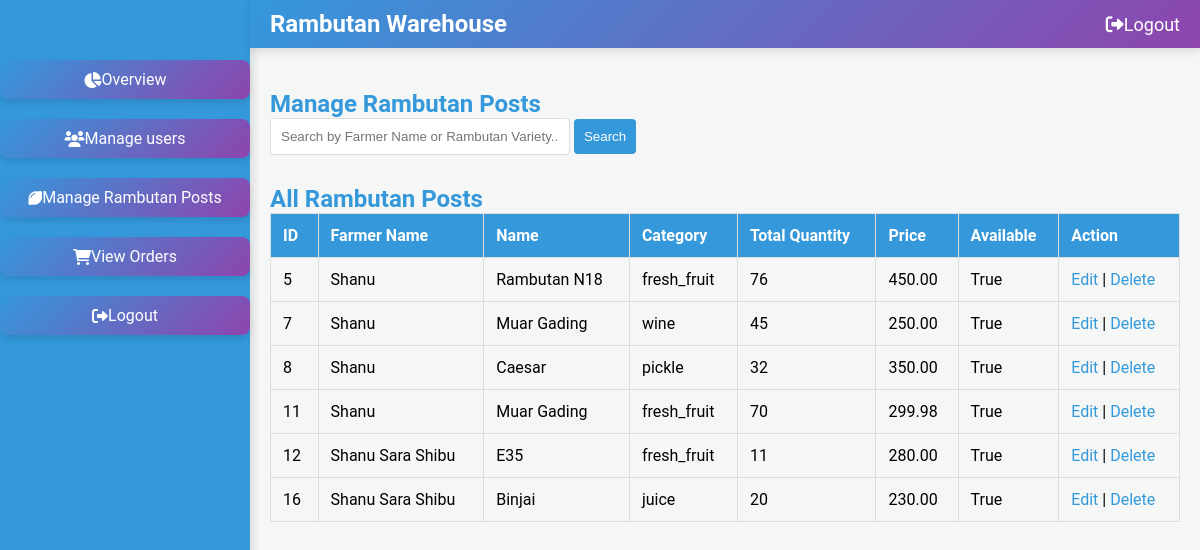
/rambutan/, run on an earlier commit of the app's database.
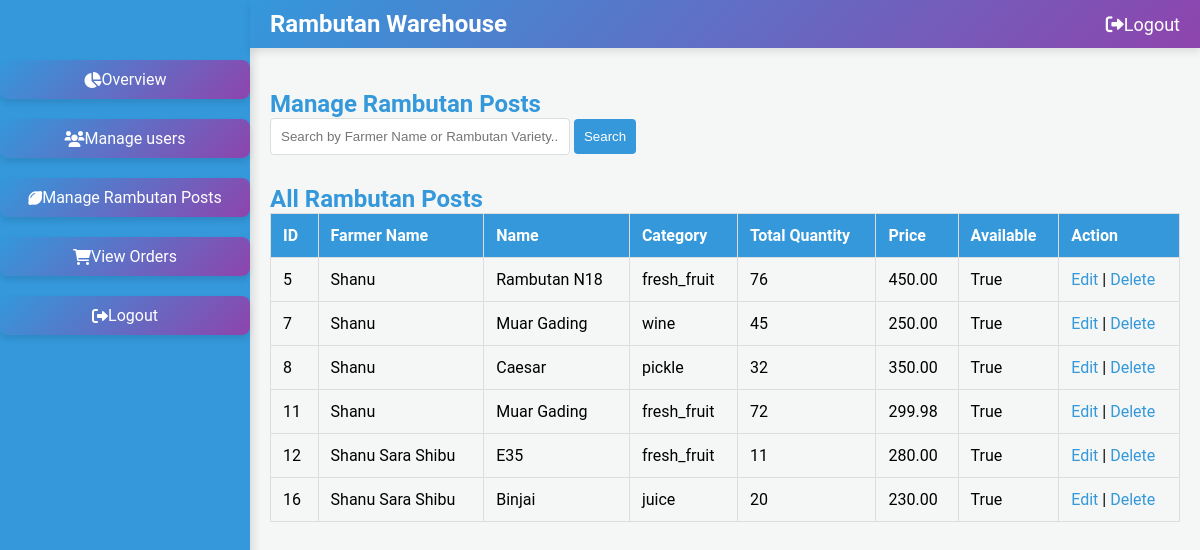
And on a later commit of the database.
### warehouse/models.py (models this page shows, shortened)
class RambutanPost(models.Model):
    farmer = models.ForeignKey('FarmerDetails', on_delete=models.CASCADE, related_name='rambutan_posts')
    PRODUCT_CHOICES = sorted([
        ('Binjai', 'Binjai'),
        ('Caesar', 'Caesar'),
        ('E35', 'E35'),
        ('Hg Deli Baling', 'Hg Deli Baling'),
        ('Jarum Emas', 'Jarum Emas'),
        ('Maharlika', 'Maharlika'),
        ('Malwana', 'Malwana'),
        ('Muar Gading', 'Muar Gading'),
        ('Rambutan N18', 'Rambutan N18'),
        ('Rongrien', 'Rongrien'),
        ('School Boy', 'School Boy'),
        ('other', 'Other')  # 'Other' option placed last
    ], key=lambda x: (x[0] != 'other', x[0]))  # Ensures 'Other' is last
    product = models.CharField(max_length=255, choices=PRODUCT_CHOICES)
    CATEGORY_CHOICES = [
        ('fresh_fruit', 'Fresh Fruit'),
        ('juice', 'Juice'),
        ('pickle', 'Pickle'),
        ('wine', 'Wine'),
    ]
    category = models.CharField(max_length=20, choices=CATEGORY_CHOICES)
    quantity_type = models.CharField(max_length=10, choices=[('kg', 'Kilograms'), ('L', 'Litres')])
    quantity = models.PositiveIntegerField(default=1)
    quantity_left = models.PositiveIntegerField(default=0)
    price = models.DecimalField(max_digits=10, decimal_places=2)
    image = models.ImageField(upload_to='rambutan_images/')
    description = models.TextField()
    created_at = models.DateTimeField(auto_now_add=True)
    is_available = models.BooleanField(default=True)

class FarmerDetails(models.Model):
    MOBILE_NUMBER_PATTERN = '^[6-9]\d{9}$'
    AADHAR_NUMBER_PATTERN = '^\d{12}$'
    ACCOUNT_NUMBER_PATTERN = '^\d{9,18}$'
    IFSC_CODE_PATTERN = '^[A-Z]{4}0[A-Z0-9]{6}$'
    user = models.OneToOneField(Registeruser, on_delete=models.CASCADE, related_name='farmerdetails')
    address = models.TextField()
    mobile_number = models.CharField(max_length=10)
    location = models.CharField(max_length=255)
    aadhar_number = models.CharField(max_length=12)
    bank_name = models.CharField(max_length=255)
    account_number = models.CharField(max_length=18)
    ifsc_code = models.CharField(max_length=11)

class Registeruser(AbstractUser):
    username = models.EmailField(unique=True)
    name = models.CharField(max_length=50,default='noname')
    contact = models.CharField(max_length=250, blank=True)
    address = models.CharField(max_length=250, blank=True)
    place = models.CharField(max_length=100, blank=True)
    role = models.CharField(max_length=10, choices=ROLE_CHOICES)
    is_active = models.BooleanField(default=True)
    groups = models.ManyToManyField(
        Group,
        related_name='registeruser_set',  # Custom related_name
        blank=True,
        help_text='The groups this user belongs to. A user will get all permissions granted to each of their groups.'
    )
    user_permissions = models.ManyToManyField(
        Permission,
        related_name='registeruser_set',  # Custom related_name
        blank=True,
        help_text='Specific permissions for this user.'
    )

### warehouse/views.py (the view)
# urls.py: path('rambutan/', views.manage_rambutan_posts, name='manage_rambutan_posts'),
def manage_rambutan_posts(request):
    query = request.GET.get('search', '')
    if query:
        rambutan_posts = RambutanPost.objects.filter(
            Q(farmer__user__name__icontains=query) | Q(tree_variety__name__icontains=query)
        )
    else:
        rambutan_posts = RambutanPost.objects.all()
    context = {
        'rambutan_posts': rambutan_posts
    }
    return render(request, 'manage_rambutan_posts.html', context)

### warehouse/templates/manage_rambutan_posts.html (shortened to what this page needs)
{% load static %}
<!DOCTYPE html>
<html lang="en">
<head>
    <link rel="stylesheet" href="https://cdnjs.cloudflare.com/ajax/libs/font-awesome/6.0.0-beta3/css/all.min.css">
    <link href="https://cdn.jsdelivr.net/npm/sweetalert2@11/dist/sweetalert2.min.css" rel="stylesheet">
    <link rel="stylesheet" href="{% static 'css/admin_manage_post.css' %}">
</head>
<body>
    <div class="sidebar">
        <ul>
            <li><a href="{% url 'admin_dashboard' %}"><i class="fas fa-chart-pie"></i> Overview</a></li>
            <li><a href="{% url 'manage_users' %}"><i class="fas fa-users"></i> Manage users</a></li>
            <li><a href="{% url 'manage_rambutan_posts' %}"><i class="fas fa-lemon"></i> Manage Rambutan Posts</a></li>
            <li><a href="{% url 'view_orders' %}"><i class="fas fa-shopping-cart"></i> View Orders</a></li>
            <li><a href="{% url 'logout' %}" id="sidebar-logout"><i class="fas fa-sign-out-alt"></i> Logout</a></li>
        </ul>
    </div>
    <div class="top-navbar">
        <div class="logo">
            <span class="logo-text">Rambutan Warehouse</span>
        </div>
        <ul>
            <li><a href="{% url 'logout' %}"><i class="fas fa-sign-out-alt"></i> Logout</a></li>
        </ul>
    </div>
    <div class="main">
        <h2>Manage Rambutan Posts</h2>
        <div class="search-container">
            <form method="GET" action="">
                <input type="text" name="search" placeholder="Search by Farmer Name or Rambutan Variety...">
                <button type="submit">Search</button>
            </form>
        </div>
        <div class="table-container">
            <h2>All Rambutan Posts</h2>
            <table>
                <tr>
                    <th>ID</th>
                    <th>Farmer Name</th>
                    <th>Name</th>
                    <th>Category</th>
                    <th>Total Quantity</th>
                    <th>Price</th>
                    <th>Available</th>
                    <th>Action</th>
                </tr>
                {% for post in rambutan_posts %}
                <tr>
                    <td>{{ post.id }}</td>
                    <td>{{ post.farmer.user.name }}</td>
                    <td>{{ post.product }}</td>
                    <td>{{ post.category }}</td>
                    <td>{{ post.quantity }}</td>
                    <td>{{ post.price }}</td>
                    <td>{{ post.is_available }}</td>
                    <td>
                        <a href="{% url 'edit_rambutan_post' post.id %}">Edit</a> |
                        <a href="{% url 'delete_rambutan_post' post.id %}" class="delete-button">Delete</a>
                    </td>
                </tr>
                {% empty %}
                <tr>
                    <td colspan="7">No rambutan posts found</td>
                </tr>
                {% endfor %}
            </table>
        </div>
    </div>
</body>
</html>

What changed in the data, as far as the page shows it:
changed RambutanPost id 11: quantity "70" → "72"
